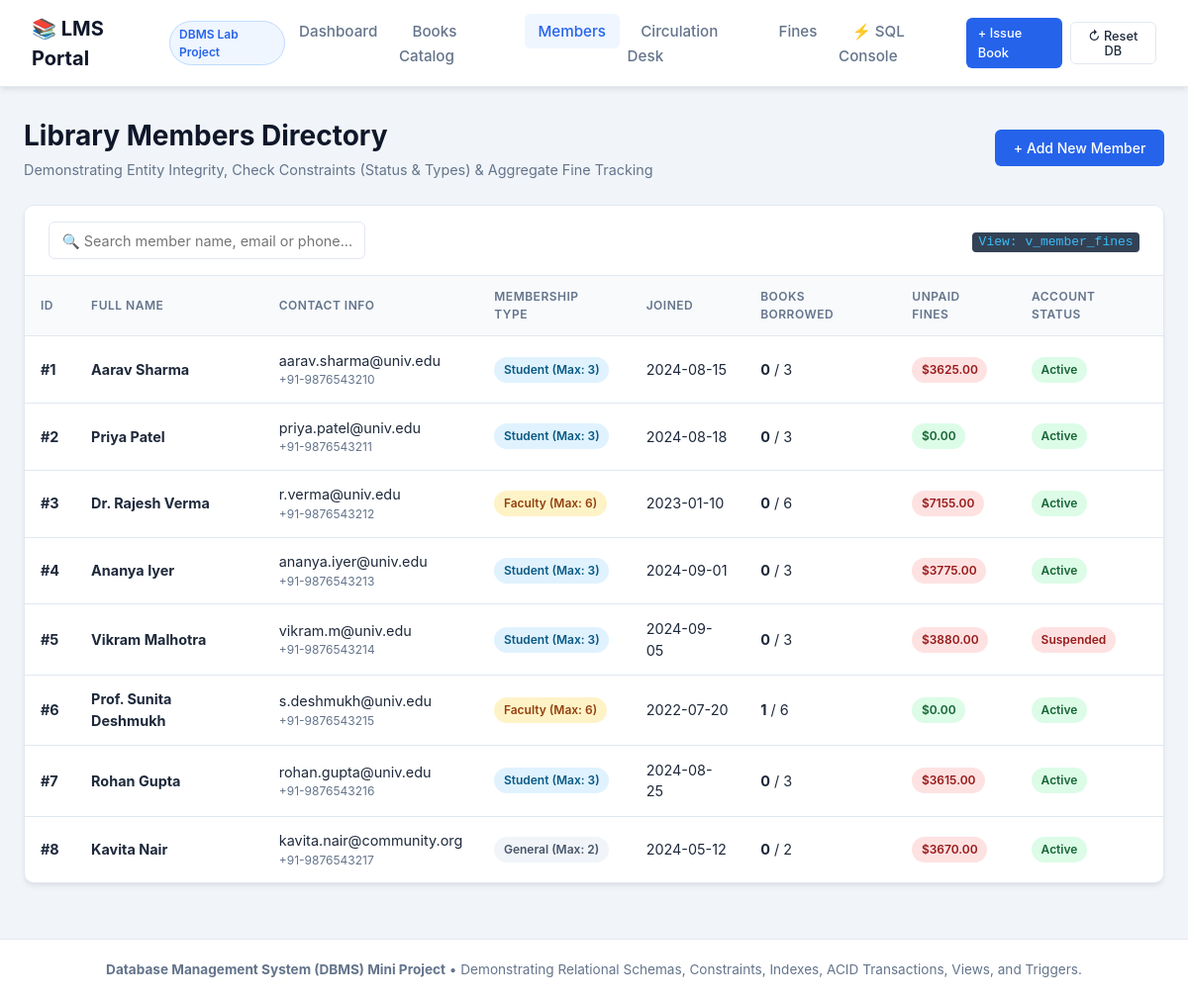
/members, run on the app's committed database.
### tables this page shows
CREATE TABLE members (
    member_id INTEGER PRIMARY KEY AUTOINCREMENT,
    first_name TEXT NOT NULL,
    last_name TEXT NOT NULL,
    email TEXT NOT NULL UNIQUE,
    phone TEXT NOT NULL,
    membership_type TEXT NOT NULL CHECK(membership_type IN ('Student', 'Faculty', 'General')) DEFAULT 'Student',
    join_date DATE NOT NULL DEFAULT (DATE('now')),
    max_books_allowed INTEGER NOT NULL DEFAULT 3 CHECK(max_books_allowed > 0),
    status TEXT NOT NULL CHECK(status IN ('Active', 'Suspended', 'Expired')) DEFAULT 'Active'
);

### app.py (the view)
@app.route("/members")
def members():
    member_list = database.query_all("""
        SELECT
            m.member_id,
            m.first_name,
            m.last_name,
            m.email,
            m.phone,
            m.membership_type,
            m.join_date,
            m.max_books_allowed,
            m.status,
            COUNT(CASE WHEN l.return_date IS NULL THEN 1 END) AS current_loans_count,
            COALESCE(SUM(CASE WHEN f.paid_status = 'Unpaid' THEN f.fine_amount ELSE 0 END), 0.0) AS total_fine_outstanding
        FROM members m
        LEFT JOIN loans l ON m.member_id = l.member_id
        LEFT JOIN fines f ON l.loan_id = f.loan_id
        GROUP BY m.member_id
        ORDER BY m.member_id ASC
    """)
    return render_template("members.html", members=member_list)

### database.py (called while the page is built)
def get_connection() -> sqlite3.Connection:
    conn = sqlite3.connect(DB_PATH)
    conn.execute("PRAGMA foreign_keys = ON;")
    conn.row_factory = sqlite3.Row
    return conn

def query_all(sql: str, params: tuple = ()) -> List[Dict[str, Any]]:
    conn = get_connection()
    try:
        cursor = conn.cursor()
        cursor.execute(sql, params)
        rows = cursor.fetchall()
        return [dict(row) for row in rows]
    finally:
        conn.close()

### templates/members.html (shortened to what this page needs)
{% extends 'base.html' %}
{% block content %}
<div class="page-header">
  <div>
    <h1 class="page-title">Library Members Directory</h1>
    <p class="page-subtitle">Demonstrating Entity Integrity, Check Constraints (Status &amp; Types) &amp; Aggregate Fine Tracking</p>
  </div>
  <div>
    <button class="btn btn-primary" onclick="openModal('addMemberModal')">+ Add New Member</button>
  </div>
</div>
<div class="card">
  <div class="card-header">
    <div style="flex:1;max-width:320px;">
      <input type="text" id="memberSearch" placeholder="🔍 Search member name, email or phone..." onkeyup="filterTable('memberSearch', 'membersTable')">
    </div>
    <div>
      <span class="sql-badge">View: v_member_fines</span>
    </div>
  </div>
  <div class="table-responsive">
    <table id="membersTable">
      <thead>
        <tr>
          <th>ID</th>
          <th>Full Name</th>
          <th>Contact Info</th>
          <th>Membership Type</th>
          <th>Joined</th>
          <th>Books Borrowed</th>
          <th>Unpaid Fines</th>
          <th>Account Status</th>
        </tr>
      </thead>
      <tbody>
        {% for m in members %}
        <tr>
          <td><strong>#{{ m.member_id }}</strong></td>
          <td>
            <strong>{{ m.first_name }} {{ m.last_name }}</strong>
          </td>
          <td>
            <div>{{ m.email }}</div>
            <div style="font-size:0.75rem;color:var(--text-muted);">{{ m.phone }}</div>
          </td>
          <td>
            <span class="badge {% if m.membership_type == 'Faculty' %}badge-warning{% elif m.membership_type == 'Student' %}badge-info{% else %}badge-secondary{% endif %}">
              {{ m.membership_type }} (Max: {{ m.max_books_allowed }})
            </span>
          </td>
          <td>{{ m.join_date }}</td>
          <td>
            <strong>{{ m.current_loans_count }}</strong> / {{ m.max_books_allowed }}
          </td>
          <td>
            {% if m.total_fine_outstanding > 0 %}
              <span class="badge badge-danger">${{ "%.2f"|format(m.total_fine_outstanding) }}</span>
            {% else %}
              <span class="badge badge-success">$0.00</span>
            {% endif %}
          </td>
          <td>
            {% if m.status == 'Active' %}
              <span class="badge badge-success">Active</span>
            {% elif m.status == 'Suspended' %}
              <span class="badge badge-danger">Suspended</span>
            {% else %}
              <span class="badge badge-secondary">Expired</span>
            {% endif %}
          </td>
        </tr>
        {% endfor %}
      </tbody>
    </table>
  </div>
</div>
{% endblock %}

### static/css/style.css (style rules this page uses)
:root { --primary: #2563eb; --primary-hover: #1d4ed8; --secondary: #64748b; --success: #10b981; --warning: #f59e0b; --danger: #ef4444; --dark: #0f172a; --light: #f8fafc; --card-bg: #ffffff; --border: #e2e8f0; --text-main: #1e293b; --text-muted: #64748b; --radius: 10px; --shadow: 0 4px 6px -1px rgba(0, 0, 0, 0.07), 0 2px 4px -2px rgba(0, 0, 0, 0.05); --shadow-lg: 0 10px 15px -3px rgba(0, 0, 0, 0.08), 0 4px 6px -4px rgba(0, 0, 0, 0.04); }
* { margin: 0; padding: 0; box-sizing: border-box; font-family: -apple-system, BlinkMacSystemFont, "Segoe UI", Roboto, "Helvetica Neue", Arial, sans-serif; }
body { background-color: #f1f5f9; color: var(--text-main); line-height: 1.5; min-height: 100vh; display: flex; flex-direction: column; }
.page-header { display: flex; justify-content: space-between; align-items: center; margin-bottom: 1.5rem; flex-wrap: wrap; gap: 1rem; }
.page-title { font-size: 1.75rem; font-weight: 700; color: var(--dark); }
.page-subtitle { font-size: 0.9rem; color: var(--text-muted); margin-top: 0.2rem; }
.card { background: var(--card-bg); border: 1px solid var(--border); border-radius: var(--radius); box-shadow: var(--shadow); margin-bottom: 1.75rem; overflow: hidden; }
.card-header { padding: 1rem 1.5rem; border-bottom: 1px solid var(--border); background: #ffffff; display: flex; justify-content: space-between; align-items: center; flex-wrap: wrap; gap: 0.75rem; }
.table-responsive { overflow-x: auto; }
table { width: 100%; border-collapse: collapse; text-align: left; font-size: 0.9rem; }
th { background-color: #f8fafc; color: var(--text-muted); font-weight: 600; padding: 0.75rem 1rem; border-bottom: 1px solid var(--border); text-transform: uppercase; font-size: 0.75rem; letter-spacing: 0.5px; }
td { padding: 0.85rem 1rem; border-bottom: 1px solid var(--border); vertical-align: middle; }
tr:last-child td { border-bottom: none; }
.badge { display: inline-block; padding: 0.25rem 0.6rem; border-radius: 9999px; font-size: 0.75rem; font-weight: 600; }
.badge-success { background: #dcfce7; color: #166534; }
.badge-warning { background: #fef3c7; color: #92400e; }
.badge-danger { background: #fee2e2; color: #991b1b; }
.badge-info { background: #e0f2fe; color: #075985; }
.badge-secondary { background: #f1f5f9; color: #475569; }
.btn { display: inline-flex; align-items: center; justify-content: center; gap: 0.4rem; font-weight: 500; font-size: 0.875rem; padding: 0.55rem 1.1rem; border-radius: 6px; cursor: pointer; border: 1px solid transparent; text-decoration: none; transition: all 0.2s ease; }
.btn-primary { background-color: var(--primary); color: #ffffff; }
input[type="text"], input[type="email"], input[type="number"], select, textarea { width: 100%; padding: 0.6rem 0.8rem; border-radius: 6px; border: 1px solid var(--border); background-color: #ffffff; color: var(--text-main); font-size: 0.9rem; outline: none; transition: border-color 0.2s ease, box-shadow 0.2s ease; }
.sql-badge { background: #334155; color: #38bdf8; font-family: monospace; padding: 0.15rem 0.4rem; border-radius: 4px; }

### data on the page
members: member_id "1", first_name "Aarav", last_name "Sharma", email "aarav.sharma@univ.edu", phone "+91-9876543210", membership_type "Student", max_books_allowed "3", join_date "2024-08-15", current_loans_count "0", total_fine_outstanding "3625.00", status "Active"
members: member_id "2", first_name "Priya", last_name "Patel", email "priya.patel@univ.edu", phone "+91-9876543211", membership_type "Student", max_books_allowed "3", join_date "2024-08-18", current_loans_count "0", shows "$0.00", status "Active"
members: member_id "3", first_name "Dr. Rajesh", last_name "Verma", email "r.verma@univ.edu", phone "+91-9876543212", membership_type "Faculty", max_books_allowed "6", join_date "2023-01-10", current_loans_count "0", total_fine_outstanding "7155.00", status "Active"
members: member_id "4", first_name "Ananya", last_name "Iyer", email "ananya.iyer@univ.edu", phone "+91-9876543213", membership_type "Student", max_books_allowed "3", join_date "2024-09-01", current_loans_count "0", total_fine_outstanding "3775.00", status "Active"
members: member_id "5", first_name "Vikram", last_name "Malhotra", email "vikram.m@univ.edu", phone "+91-9876543214", membership_type "Student", max_books_allowed "3", join_date "2024-09-05", current_loans_count "0", total_fine_outstanding "3880.00", status "Suspended"
members: member_id "6", first_name "Prof. Sunita", last_name "Deshmukh", email "s.deshmukh@univ.edu", phone "+91-9876543215", membership_type "Faculty", max_books_allowed "6", join_date "2022-07-20", current_loans_count "1", shows "$0.00", status "Active"
members: member_id "7", first_name "Rohan", last_name "Gupta", email "rohan.gupta@univ.edu", phone "+91-9876543216", membership_type "Student", max_books_allowed "3", join_date "2024-08-25", current_loans_count "0", total_fine_outstanding "3615.00", status "Active"
members: member_id "8", first_name "Kavita", last_name "Nair", email "kavita.nair@community.org", phone "+91-9876543217", membership_type "General", max_books_allowed "2", join_date "2024-05-12", current_loans_count "0", total_fine_outstanding "3670.00", status "Active"
